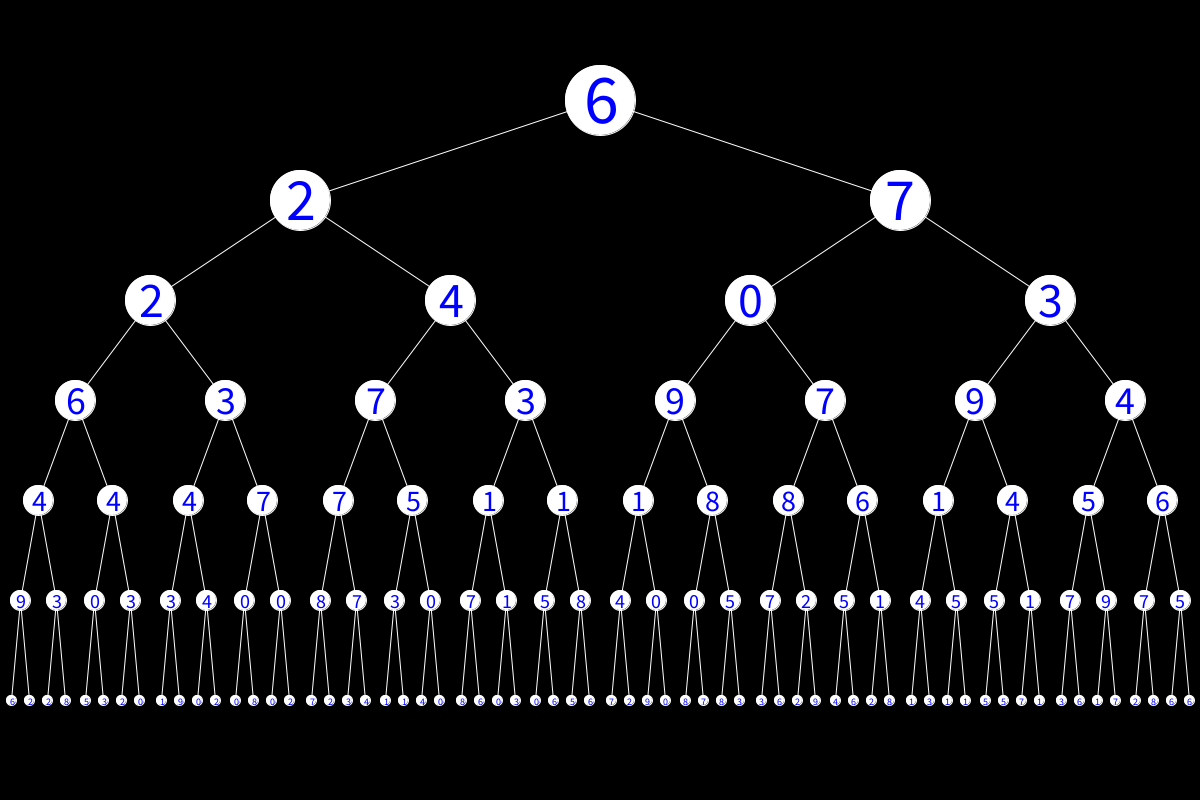
Frame 1 (no input)
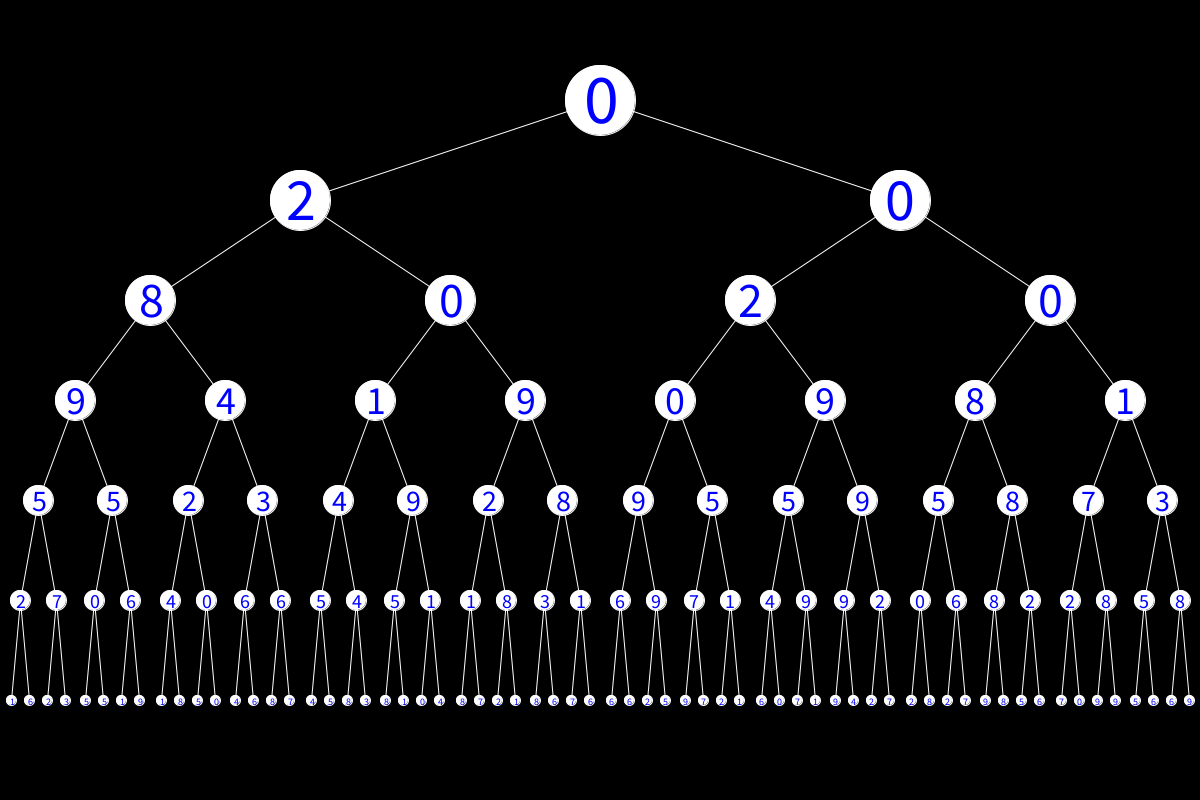
Frame 60 (the mouse pressed at the canvas centre just before this capture)
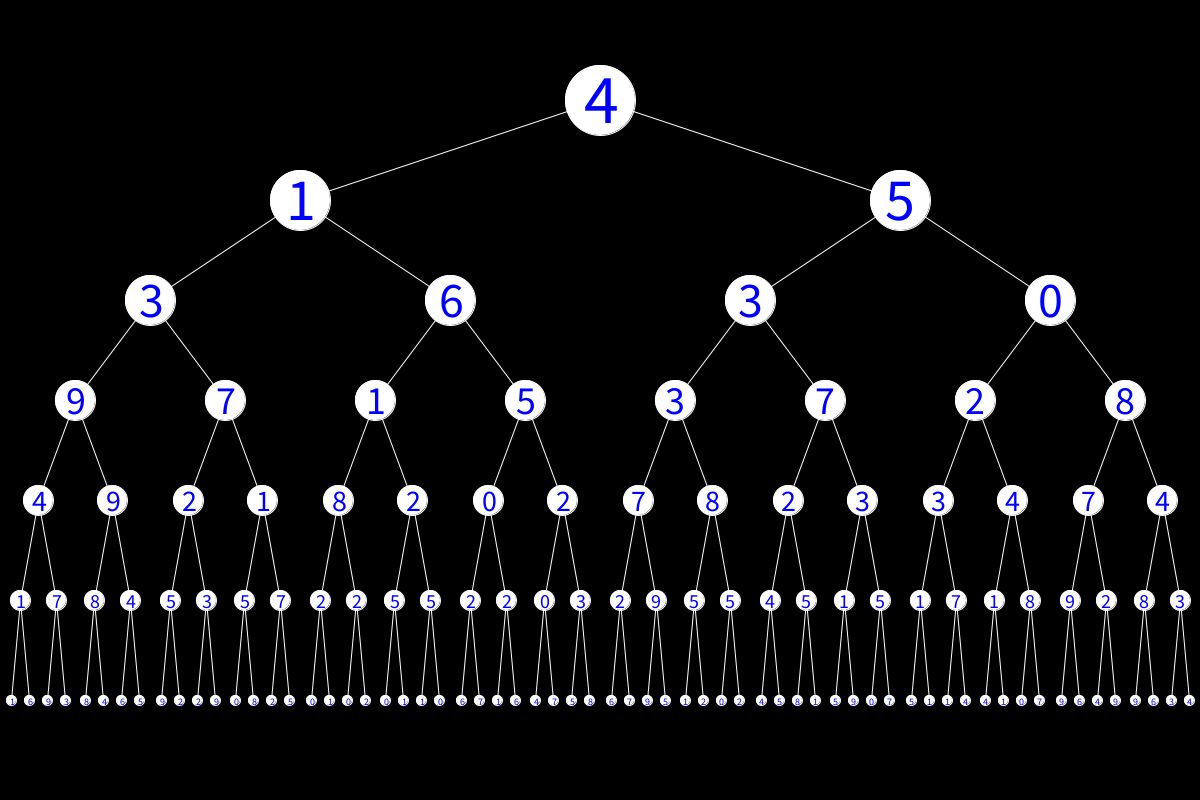
Frame 120 (the mouse held since frame 60 and released just before this capture)

The Processing sketch that drew these frames (run headless with seeded random() and noise(); from frame 60 on, the mouse is pressed at the canvas centre):

// Processing sketch: Binary_Search
// ── Binary_Search.pde
int maxGeracao = 6;
Node[][] node = new Node[(int)pow(2, 5)][5];

void setup()
{
  size(1200, 800);
}

void draw()
{
  background(0);
  translate(width/2, 0);

  DrawTree(6, 0, 100);
}

void DrawTree(int geracoes, int posX, int posY)
{
  fill(255);
  stroke(255);
  ellipse(posX, posY, 10+geracoes*10, 10+geracoes*10);

  if (geracoes>0)
  {
    int desvioPosX = width/(int)(2*pow(2, (7-geracoes)));

    stroke(255);
    line(posX, posY, posX-desvioPosX, posY + 100);
    line(posX, posY, posX+desvioPosX, posY + 100);

    DrawTree(geracoes-1, posX-desvioPosX, posY + 100);
    DrawTree(geracoes-1, posX+desvioPosX, posY + 100);
  }

  textAlign(CENTER);
  textSize(10+geracoes*10);
  fill(0, 0, 255);
  text((int)random(10), posX, posY+5+geracoes*3);
}

void addNum(int num)
{
  for (int geracao=0; geracao<maxGeracao; geracao++)
  {
    for (int indice=0; indice<pow(2, geracao); indice++)
    {
      if (node[indice][geracao].isNull())
      {
        geracao++;
      }
    }
  }
}

void keyPressed()
{
  if (key >= '0' && key <= '9')
  {
    addNum((int)key);
  }
}
// ── Node.pde
class Node
{
  int indice, geracao, valor = 77816;
  
  Node(int i, int g)
  {
    
  }
  
  boolean isNull()
  {
      return (this.valor == 77816);
  }
}
